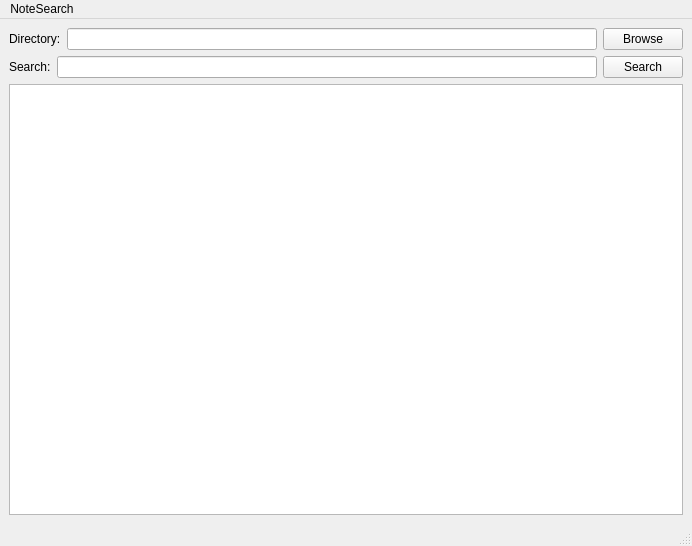
<?xml version="1.0" encoding="UTF-8"?>
<ui version="4.0">
 <class>MainWindow</class>
 <widget class="QMainWindow" name="MainWindow">
  <property name="geometry">
   <rect>
    <x>0</x>
    <y>0</y>
    <width>692</width>
    <height>546</height>
   </rect>
  </property>
  <property name="windowTitle">
   <string>MainWindow</string>
  </property>
  <widget class="QWidget" name="centralwidget">
   <layout class="QVBoxLayout" name="verticalLayout">
    <item>
     <layout class="QHBoxLayout" name="horizontalLayout">
      <item>
       <widget class="QLabel" name="directoryLabel">
        <property name="text">
         <string>Directory:</string>
        </property>
       </widget>
      </item>
      <item>
       <widget class="QLineEdit" name="directoryInput"/>
      </item>
      <item>
       <widget class="QPushButton" name="browseButton">
        <property name="text">
         <string>Browse</string>
        </property>
       </widget>
      </item>
     </layout>
    </item>
    <item>
     <layout class="QHBoxLayout" name="horizontalLayout_2">
      <item>
       <widget class="QLabel" name="searchLabel">
        <property name="text">
         <string>Search:</string>
        </property>
       </widget>
      </item>
      <item>
       <widget class="QLineEdit" name="searchInput"/>
      </item>
      <item>
       <widget class="QPushButton" name="searchButton">
        <property name="text">
         <string>Search</string>
        </property>
       </widget>
      </item>
     </layout>
    </item>
    <item>
     <widget class="QListWidget" name="resultsList"/>
    </item>
   </layout>
  </widget>
  <widget class="QMenuBar" name="menubar">
   <property name="geometry">
    <rect>
     <x>0</x>
     <y>0</y>
     <width>692</width>
     <height>21</height>
    </rect>
   </property>
   <widget class="QMenu" name="menuNoteSearch">
    <property name="title">
     <string>NoteSearch</string>
    </property>
   </widget>
   <addaction name="menuNoteSearch"/>
  </widget>
  <widget class="QStatusBar" name="statusbar"/>
 </widget>
 <resources/>
 <connections/>
</ui>
